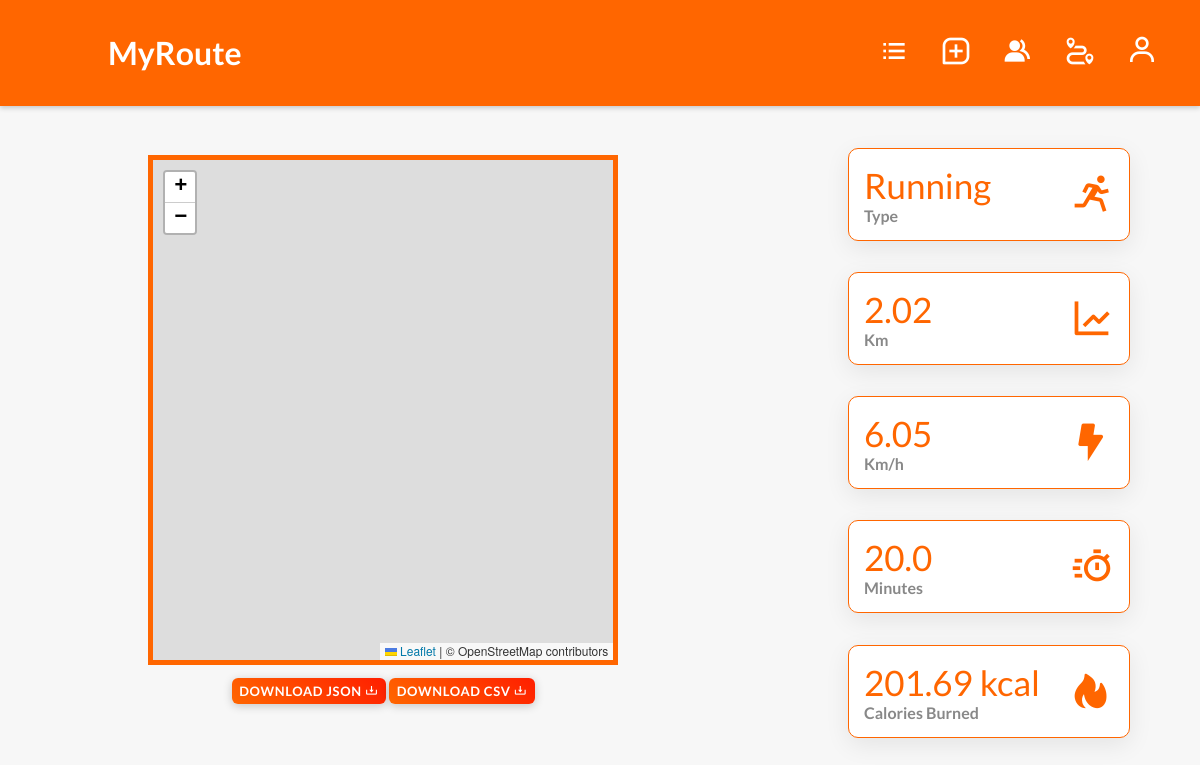
The page /list_journeys/view/10 (signed in) on the database its author committed.
### app/models.py (models this page shows)
class JourneyRecord(db.Model):
    id = db.Column(db.Integer, primary_key=True)
    user_id = db.Column(db.Integer, db.ForeignKey('users.id'), nullable=False)
    name = db.Column(db.String(100))
    type = db.Column(db.String(10))  # 'running' or 'cycling'
    start_time = db.Column(db.DateTime)
    end_time = db.Column(db.DateTime)
    data = db.Column(db.JSON)  # Storing GPS data and possibly other metadata as JSON
    def calculate_duration(self):
        return (self.end_time - self.start_time).total_seconds() / 3600  # duration in hours
    def calculate_distance(self):
        distance = 0
        coordinates = self.data.get('coordinates', [])
        for i in range(1, len(coordinates)):
            distance += haversine(coordinates[i-1], coordinates[i])
        return distance  # distance in kilometers
    def calculate_calories_burned(self):
        if self.type == 'running':
            return 100 * self.calculate_distance()  # 100 kcal per km
        elif self.type == 'cycling':
            return 50 * self.calculate_distance()  # 50 kcal per km
    def calculate_average_speed(self):
        return self.calculate_distance() / self.calculate_duration()  # speed in km/h

### app/views.py (the view)
@app.route('/list_journeys/view/<int:journey_id>')
@login_required
def view_journey(journey_id):
    journey = JourneyRecord.query.get_or_404(journey_id)
    return render_template('view_journey.html', journey=journey)

### app/__init__.py (called while the page is built)
@app.before_request
def start_scheduler():
    if not scheduler.running:
        scheduler.start()

@app.teardown_appcontext
def shutdown_scheduler(response_or_exc):
    if scheduler.running:
        scheduler.shutdown()
    return response_or_exc

@login_manager.user_loader
def load_user(user_id):
    return User.query.get(int(user_id))

### app/models.py (called while the page is built)
def haversine(coord1, coord2):
    lat1, lon1 = float(coord1['lat']), float(coord1['lon'])
    lat2, lon2 = float(coord2['lat']), float(coord2['lon']) # Convert coordinates to float
    radius = 6371  # Earth radius in kilometers
    dlat = math.radians(lat2 - lat1)
    dlon = math.radians(lon2 - lon1)
    a = math.sin(dlat / 2) * math.sin(dlat / 2) + \
        math.cos(math.radians(lat1)) * math.cos(math.radians(lat2)) * \
        math.sin(dlon / 2) * math.sin(dlon / 2)
    c = 2 * math.atan2(math.sqrt(a), math.sqrt(1 - a))
    distance = radius * c
    return distance

### app/views.py (called while the page is built)
@app.context_processor
def inject_subscription_details():
    details = {
        'subscription_plan_name': 'Not Logged In',
        'stripe_customer_id': None,
        'stripe_price_id': None
    }
    if current_user.is_authenticated:
        user = User.query.get(current_user.id)  # Retrieve the user based on their session ID
        if user.subscription_plan:
            details['subscription_plan_name'] = user.subscription_plan.plan_name
            details['stripe_customer_id'] = user.stripe_customer_id
            details['stripe_price_id'] = user.subscription_plan.stripe_price_id
        else:
            details['subscription_plan_name'] = 'No Subscription'
    return details  # Return the details dictionary to be used in templates

### app/templates/view_journey.html (shortened to what this page needs)
{% extends 'base.html' %}
{% block navbar %}
<nav id="navbar">
    <a href="{{ url_for('list_journeys') }}" class="icon-button" title="Journeys List ">
        <i class='bx bx-list-ul'></i>
    </a>
    <a href="{{ url_for('upload_gps') }}" class="icon-button" title="Upload GPS Data">
        <i class='bx bx-message-square-add'></i>
    </a>
    <a href="{{ url_for('friends') }}" class="icon-button" title="Friends">
        <i class='bx bxs-group'></i>
    </a>
    <a href="{{ url_for('display_journeys') }}" class="icon-button" title="Display Journeys">
        <i class='bx bx-trip'></i>
    </a>
    <button class="icon-button" onclick="SignUp()" title="Profile">
        <i class="bx bx-user"></i>
    </button>
</nav>
{% endblock %}
{% block body %}
<div class="container">
    <div class="map-column">
        <div class="map-card">
            <div id="map" style="height: 100%;"></div>
        </div>
        <div class="download-buttons">
            <a href="{{ url_for('download_journey', journey_id=journey.id, format='json') }}"
                class="btn btn-info btn-sm" style="text-decoration: none;">Download
                JSON <i class='bx bx-download'></i></a>
            <a href="{{ url_for('download_journey', journey_id=journey.id, format='csv') }}" class="btn btn-info btn-sm"
                style="text-decoration: none;">Download
                CSV <i class='bx bx-download'></i></a>
        </div>
    </div>
    <div class="cards-column">
        <div class="cards1">
            {% if journey.type == 'running' %}
            <div class="card1">
                <div class="card1-content">
                    <div class="number">Running</div>
                    <div class="card1-name">Type</div>
                </div>
                <div class="icon-box">
                    <i class='bx bx-run'></i>
                </div>
            </div>
            {% endif %}
            <div class="card1">
                <div class="card1-content">
                    <div class="number">{{ (journey.calculate_distance()) | round(2) }}</div>
                    <div class="card1-name">Km</div>
                </div>
                <div class="icon-box">
                    <i class='bx bx-line-chart'></i>
                </div>
            </div>
            <div class="card1">
                <div class="card1-content">
                    <div class="number">{{ (journey.calculate_average_speed() ) | round(2) }}</div>
                    <div class="card1-name">Km/h</div>
                </div>
                <div class="icon-box">
                    <i class='bx bxs-bolt'></i>
                </div>
            </div>
            <div class="card1">
                <div class="card1-content">
                    <div class="number">{{ (journey.calculate_duration() * 60) | round(2) }}</div>
                    <div class="card1-name">Minutes</div>
                </div>
                <div class="icon-box">
                    <i class='bx bx-timer'></i>
                </div>
            </div>
            <div class="card1">
                <div class="card1-content">
                    <div class="number">{{ journey.calculate_calories_burned()| round(2) }} kcal</div>
                    <div class="card1-name">Calories Burned</div>
                </div>
                <div class="icon-box">
                    <i class='bx bxs-hot'></i>
                </div>
            </div>
        </div>
    </div>
</div>
{% endblock %}

### app/static/css/base.css (style rules this page uses)
html { scroll-behavior: smooth; }
body { font-family: 'Lato', sans-serif; margin: 0; padding: 0; background-color: #f7f7f7; color: #333; box-sizing: border-box; }
nav#navbar { display: flex; justify-content: flex-end; align-items: center; }
#map { height: 400px; width: 100%; }
.icon-button { border: none; background: none; cursor: pointer; padding: 0; font-size: 2rem; color: white; margin-right: 30px; }
.cards1 { width: 100%; padding: 35px 20px; display: grid; grid-template-columns: repeat(4, 1fr); grid-gap: 20px; }
.cards1 .card1 { padding: 20px; display: flex; align-items: center; justify-content: space-between; background: white; border-radius: 10px; box-shadow: 0 7px 25px 0 rgba(0, 0, 0, 0.08); }
.number { font-size: 35px; font-weight: 500; color: #ff6600; }
.card1-name { color: #888; font-weight: 600; }
.icon-box i { font-size: 45px; color: #ff6600; }
.btn-info { color: #fff; background: linear-gradient(45deg, #ff6600, #ff1e00); border: none; padding: 5px 7.5px; border-radius: 6px; cursor: pointer; font-size: 13px; font-weight: bold; letter-spacing: 0.05em; text-transform: uppercase; transition: transform 0.3s, box-shadow 0.3s; box-shadow: 0 2px 10px rgba(0, 0, 0, 0.2); outline: none; }

### app/templates/view_journey.html (style rules this page uses)
.container { display: flex; flex-wrap: wrap; justify-content: space-around; align-items: flex-start; padding: 0px; }
.cards-column { flex: 1 1 300px; max-width: 600px; height: 700px; display: flex; justify-content: center; align-self: center; margin-top: 3%; }
.map-column { flex: 2 1 500px; width: 50%; height: 100%; display: flex; flex-direction: column; justify-content: center; align-items: center; padding: 0px; margin-top: 4.5%; }
.cards1 { display: flex; flex-direction: column; align-items: left; width: 282px !important; padding: 0 !important; flex-wrap: wrap; }
.card1 { background-color: #f9f9f9; border: 1px solid #ff6600; border-radius: 8px; padding: 15px; width: 250px; margin: 2%; box-shadow: 0 2px 5px rgba(0, 0, 0, 0.1); }
.cards1 .card1 { padding: 15px; }
#map { width: 100%; height: 100%; position: absolute; margin: 2%; border: 5px solid #ff6600; }
.map-card { display: flex; justify-content: center; align-items: center; border-radius: 8px; height: 500px; width: 60%; flex-wrap: wrap; flex-direction: row; align-content: space-around; position: relative; }
.download-buttons { padding: 20px; }

### rows shown on the page
JourneyRecord: data "2.02", data+end_time+start_time "6.05", (journey.calculate_duration()*60)|round(2) "20.0", calculate_calories_burned "201.69"
